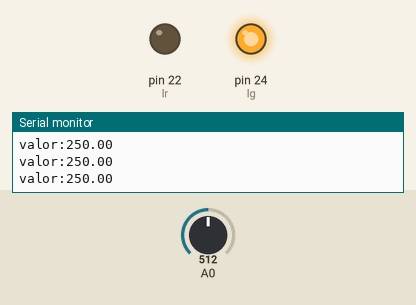
Bench run of a sketch on a simulated Arduino Mega 2560, built with avr-gcc and run on an emulated ATmega2560. Shown: output pins drawn as LEDs (lit = HIGH), the last lines printed to the serial monitor. The inputs (shaded band) are chosen by the test bench; at power-on: A0 = 512.

Above: at 1.3 s.
1.4 s: A0 set to 60
2.9 s: A0 set to 47
At 3.5 s:
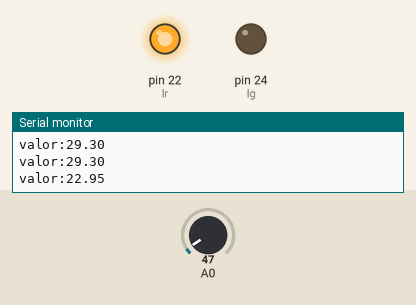
4.5 s: A0 set to 122
At 5.7 s:
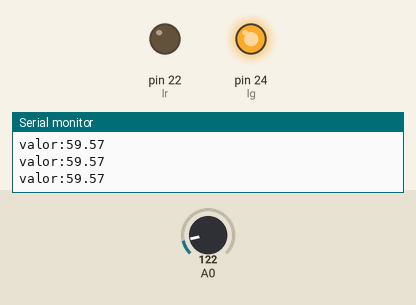
6.0 s: A0 set to 16
At 7.1 s:
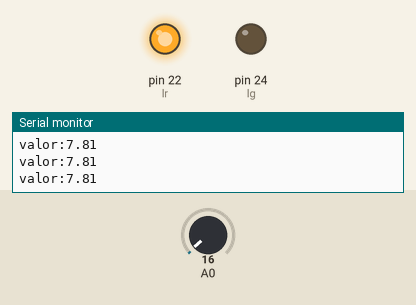
Timing chart, 0 to 8.5 s (numbered marks = the images above; inputs shaded):
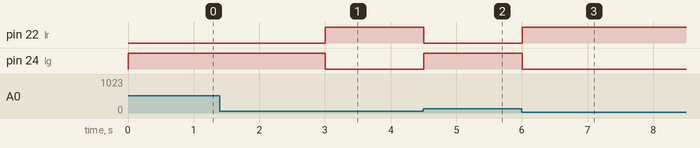

The sketch:

temperatureanalog.ino
```cpp
#define lr 22
#define lg 24
double toC(double  n){
    return (n*5*100)/1024;
  }
void setup() {
  // put your setup code here, to run once:
  pinMode(lr,OUTPUT);
  pinMode(lg,OUTPUT);
  Serial.begin(9600);
  digitalWrite(lr,LOW);
  digitalWrite(lg,LOW);
}

void loop() {
  // put your main code here, to run repeatedly:
  auto val=toC(analogRead(A0));
  if(val<26){
    digitalWrite(lr,HIGH);
    digitalWrite(lg,LOW);
  }else{
    digitalWrite(lg,HIGH);
    digitalWrite(lr,LOW);
  }
  Serial.print("valor:");
  Serial.println(val);
  delay(500);
}
```

Measured:
- the behaviour switches between 54 and 53 on A0 (found by bisection; images 0 and 1)
- after the input at 2.9 s, pin 22 (lr): LOW → HIGH after 0.10 s; pin 24 (lg): HIGH → LOW after 0.10 s
- after the input at 4.5 s, pin 22 (lr): HIGH → LOW at once; pin 24 (lg): LOW → HIGH at once
- after the input at 6.0 s, pin 22 (lr): LOW → HIGH at once; pin 24 (lg): HIGH → LOW at once
